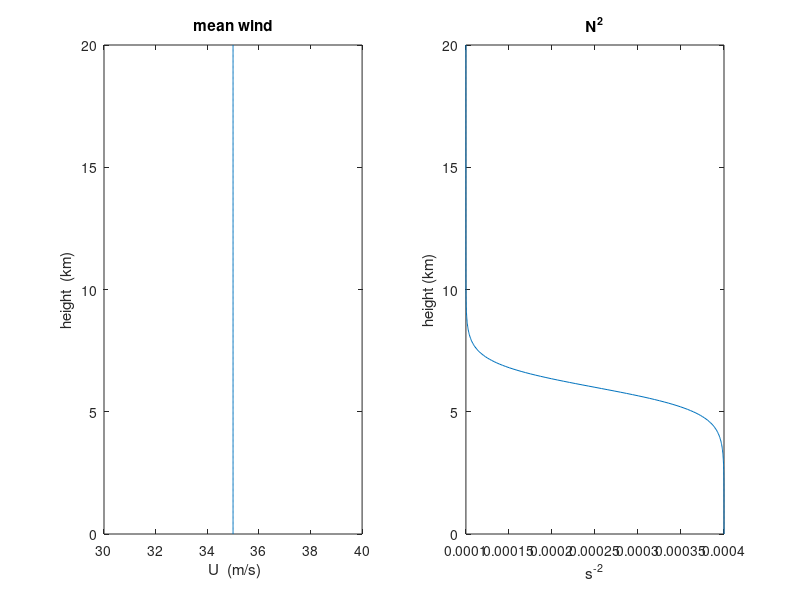
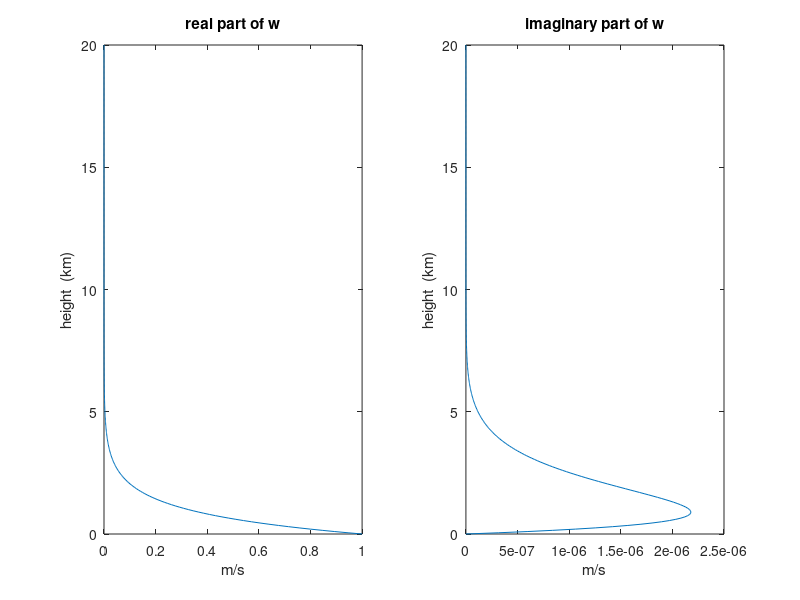
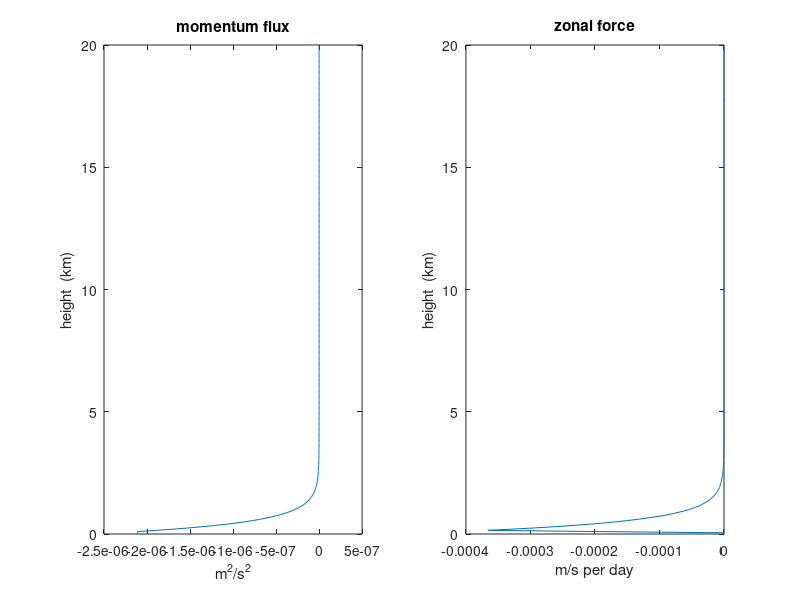
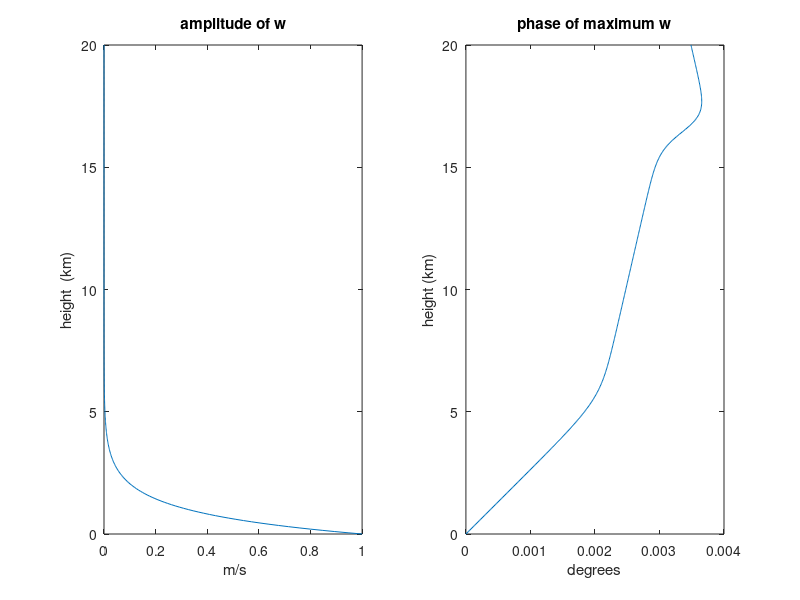

Recreate these plots in MATLAB, in order. (Note: this script raises an error after producing the figures.)
% MATLAB file Name:  linear_grav_wave_1.m
% Linear gravity wave problem for nonhydrostatic incompressible case
% with variable buoyancy frequency squared BV and variable mean wind UB 
% to be specified analytically. Generalizes section 7.4.1 in text.
% Forcing is specified in terms of lower boundary vertical velocity
% for a sinusoidal topography (See Figure 7.10), and waves are stationary
% relative to the ground.
% Students can alter the parameters in BV and UB to see the effect of changes
% in stability and in doppler shifted phase speed.
% Sample shown has strong reduction in stability at 6 km and
% constant doppler shifted phase speed.
% Gridpoint labelling starts with k=1 at z = dz
clear all
close all
%  Define  constants and parameters
NL = 400;                        % number of vertical gridpoints
ztop = 20.E3;                    % top boundary level
NLM = NL -1;
Lx = input('specify zonal wavelength in km '  )
XK = 2.*pi/(Lx*1.e3);            % zonal wavenumber
wbot= 1.0;                       % lower boundary forcing amplitude
ALPH = 1.E-6;                    % damping rate
DZ = ztop/NL;
% 
% Setup grid and define basic state and forcing variables
Z = linspace(DZ,ztop,NL);
DZ2 = DZ^2;
% note that Z=0 and Z=ztop correspond to K = 0 and K = NL
%%%%%%%%%%%%%%%%%%%%%%%%%%%%%%%%%%%%%%%%%%%%%%%%%%%%%%%%%%%%%%%%%%%%%%%%%%%
% Change arguments in tanh functions below to vary BV and UB profiles
%%%%%%%%%%%%%%%%%%%%%%%%%%%%%%%%%%%%%%%%%%%%%%%%%%%%%%%%%%%%%%%%%%%%%%%%%%%
% define mean zonal wind profile (constant for case given)
UB = (35 - 0*tanh((Z-10.e3)/2.e3));
UB0 = 35;                   % lower boundary mean wind
%  define buoyancy frequency squared  profile
BV = 1.e-4*(2.5-1.5*tanh((Z-6.e3)/1.0e3));
BV0 = 4.e-4;                % lower boundary BV
%
%  define damping as imaginary phase speed (test case)
DAMP = ALPH/XK;
%%%%%%%%%%%%%%%%%%%%%%%%%%%%%%%%%%%%%%%%%%%%%%%%%%%%%%%
%%  Statements below this point should not be changed!
%%%%%%%%%%%%%%%%%%%%%%%%%%%%%%%%%%%%%%%%%%%%%%%%%%%%%%%            
% define Doppler shifted phase speed
CDOP = -UB +i*DAMP;
% compute mean wind shear and curvature
D2UB = zeros(size(CDOP));
for K = 2:NLM
    D2UB(K) = (UB(K+1)-2.*UB(K)+UB(K-1))/DZ2;
end

% compute index of refraction squared
MSQ = BV./CDOP.^2  + D2UB./CDOP -XK^2;
%
%  Upper boundary condition coefficient
Mztop = sqrt(MSQ(NL));
if CDOP(NL) >= 0
    QT = -i*2*Mztop*DZ;
else
    QT = +i*2*Mztop*DZ;
end
% Coefficient for tridiagonal solver
A = DZ2*MSQ -2;
B = zeros(size(A));
A(NL) = A(NL) +QT;
B(1) = B(1) -wbot;
W = zeros(NL,1);
e = ones(NL,1);
% Define the tridiagonal matrix for finite difference equation
% Note that A.' gives the nonconjugate transpose of row vector A
M = spdiags([e A.' e], -1:1, NL,NL);
M(NL,NL-1) = 2;
%
% solve MW = B for W  by matrix inversion
W = M\B.';
wplot =[ wbot W.'];
zplot = [0 Z*1.e-3];
figure(1)
subplot(1,2,1), plot([UB0 UB],zplot)
title('mean wind'), xlabel(' U  (m/s)'), ylabel('height  (km)')
subplot(1,2,2), plot([BV0 BV],zplot)
title('N^2'), xlabel('s^-^2'), ylabel('height (km)')
disp('press any key to continue')
pause
figure(2)
subplot(1,2,1), plot(real(wplot),zplot)
xlabel('m/s'), ylabel('height  (km)');
title('real part of w')
subplot(1,2,2), plot(imag(wplot),zplot)
xlabel('m/s'), ylabel('height  (km)')
title ('imaginary part of w')
disp('press any key to plot momentum flux and divergence')
pause
% compute momentum flux and momentum flux convergence
for K = 2:NLM
    FM(K) = i*0.5/XK*conj(W(K))*(W(K+1)-W(K-1))/(2.*DZ);
end
FM(1) = FM(2);
FM(NL) = FM(NLM);        
fbot = FM(1);
for K = 2:NLM        
    FMCON(K) = -(FM(K+1)-FM(K-1))/(2.*DZ);
end     
FMCON(1) = 0;
FMCON(NL) = FMCON(NLM);
%  compute amplitude and phase of vertical velocity scaled by exp(-z/2H)
figure(3)
subplot(1,2,1), plot([fbot FM],zplot)
title('momentum flux'), xlabel( 'm^2/s^2'), ylabel('height  (km)')
subplot(1,2,2), plot([ 0 real(FMCON)*24*3600],zplot)
title('zonal force'), xlabel('m/s per day'), ylabel('height  (km)')
disp('press any key to plot amplitude and phase of w')
pause
figure(4)
subplot(1,2,1), plot(abs(wplot),zplot)
title('amplitude of w'), xlabel (' m/s'),ylabel('height  (km)')
PHASE =180/pi* atan2(imag(W),real(W));
subplot(1,2,2), plot([0 PHASE'],zplot)
title('phase of maximum w'), xlabel('degrees'), ylabel('height (km)')
%
%
disp('press any key to contour plot vertical velocity')
pause
%
% contour plot of vertical velocity in x,z plane at t=0
xx = linspace(-pi,pi,40);
[x,y] = meshgrid(xx,zplot);
% following statement creates matrix with wplot values at each grid point
[x,wpr] = meshgrid(xx,wplot);
figure(5)
%
w_contour = real(wpr).*cos(x) -imag(wpr).*sin(x);
pcolor(x,y,w_contour)
shading interp
colorbar('v')
title('vertical velocity'), xlabel('phase (radians)')
ylabel('height (km)')
